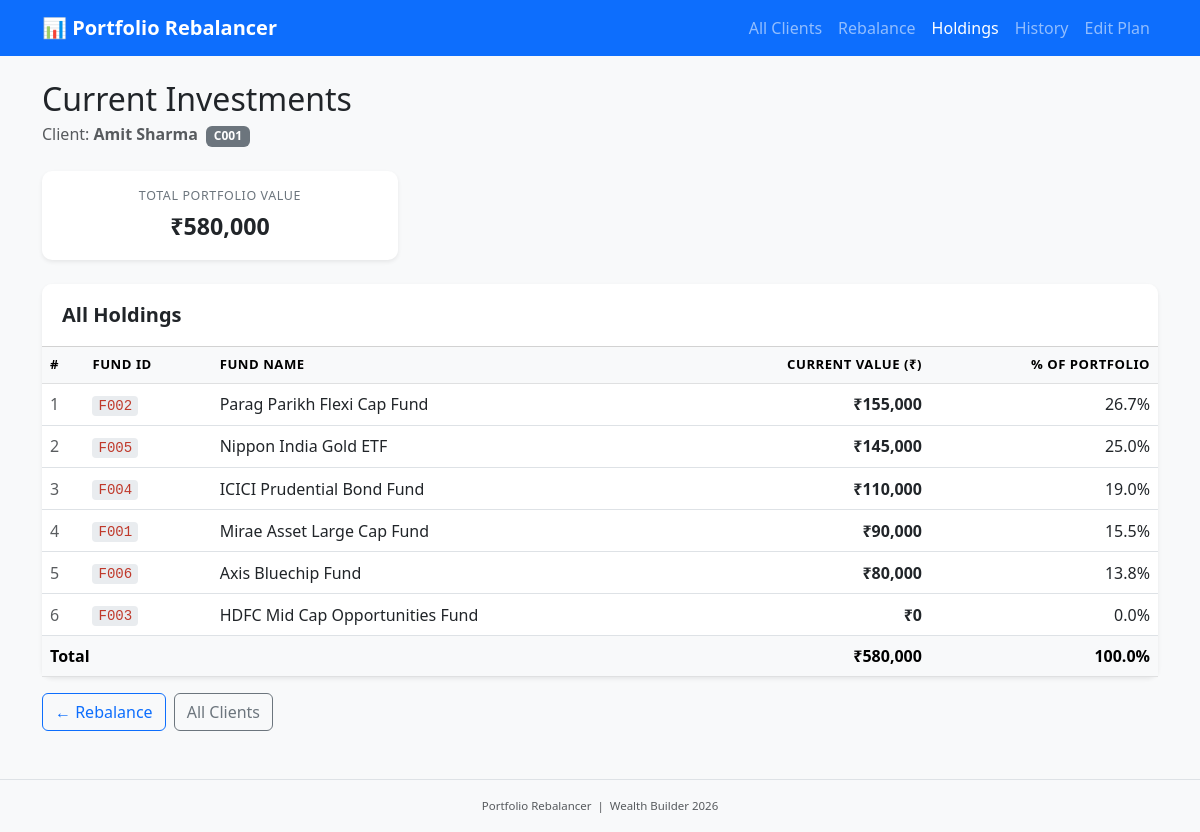
The page /client/C001/holdings on the database its author committed.
### tables this page shows
CREATE TABLE clients (
  client_id       TEXT PRIMARY KEY,
  client_name     TEXT NOT NULL,
  total_invested  REAL NOT NULL
);

CREATE TABLE client_holdings (
  holding_id      INTEGER PRIMARY KEY AUTOINCREMENT,
  client_id       TEXT NOT NULL,
  fund_id         TEXT NOT NULL,
  fund_name       TEXT NOT NULL,
  current_value   REAL NOT NULL,
  FOREIGN KEY(client_id) REFERENCES clients(client_id)
);

### app.py (the view)
@app.route("/client/<client_id>/holdings")
def holdings(client_id):
    conn   = get_db()
    client = get_client(conn, client_id)
    if client is None:
        conn.close()
        abort(404)
    rows = conn.execute(
        "SELECT fund_id, fund_name, current_value FROM client_holdings "
        "WHERE client_id = ? ORDER BY current_value DESC",
        (client_id,)
    ).fetchall()
    total_value = sum(r["current_value"] for r in rows)
    conn.close()
    return render_template("holdings.html", client=client, rows=rows, total_value=total_value)

### app.py (called while the page is built)
def get_db():
    conn = sqlite3.connect(DB_PATH)
    conn.row_factory = sqlite3.Row
    return conn

def get_client(conn, client_id):
    return conn.execute(
        "SELECT client_id, client_name, total_invested FROM clients WHERE client_id = ?",
        (client_id,)
    ).fetchone()

### templates/holdings.html (shortened to what this page needs)
{% extends "base.html" %}
{% block content %}
<h2 class="mb-1">Current Investments</h2>
<p class="text-muted mb-4">
  Client: <strong>{{ client.client_name }}</strong>
  <span class="badge bg-secondary ms-1">{{ client.client_id }}</span>
</p>
<div class="row mb-4">
  <div class="col-md-4">
    <div class="card shadow-sm border-0">
      <div class="card-body text-center">
        <div class="summary-label">Total Portfolio Value</div>
        <div class="summary-amount text-dark">₹{{ "{:,.0f}".format(total_value) }}</div>
      </div>
    </div>
  </div>
</div>
<div class="card shadow-sm border-0">
  <div class="card-header bg-white fw-semibold fs-5">All Holdings</div>
  <div class="card-body p-0">
    <div class="table-responsive">
      <table class="table table-hover align-middle mb-0">
        <thead class="table-light">
          <tr>
            <th>#</th>
            <th>Fund ID</th>
            <th>Fund Name</th>
            <th class="text-end">Current Value (₹)</th>
            <th class="text-end">% of Portfolio</th>
          </tr>
        </thead>
        <tbody>
          {% for row in rows %}
          <tr>
            <td class="text-muted">{{ loop.index }}</td>
            <td><code>{{ row.fund_id }}</code></td>
            <td>{{ row.fund_name }}</td>
            <td class="text-end fw-semibold">₹{{ "{:,.0f}".format(row.current_value) }}</td>
            <td class="text-end">
              {% if total_value > 0 %}{{ "%.1f"|format(row.current_value / total_value * 100) }}%
              {% else %}0.0%{% endif %}
            </td>
          </tr>
          {% endfor %}
        </tbody>
        <tfoot class="table-light fw-bold">
          <tr>
            <td colspan="3">Total</td>
            <td class="text-end">₹{{ "{:,.0f}".format(total_value) }}</td>
            <td class="text-end">100.0%</td>
          </tr>
        </tfoot>
      </table>
    </div>
  </div>
</div>
<div class="mt-3 d-flex gap-2">
  <a href="/client/{{ client.client_id }}" class="btn btn-outline-primary">← Rebalance</a>
  <a href="/" class="btn btn-outline-secondary">All Clients</a>
</div>
{% endblock %}

### static/style.css (style rules this page uses)
body { background-color: #f8f9fa; font-family: 'Segoe UI', system-ui, sans-serif; }
.summary-label { font-size: 0.78rem; text-transform: uppercase; letter-spacing: 0.05em; color: #6c757d; margin-bottom: 4px; }
.summary-amount { font-size: 1.45rem; font-weight: 700; }
th { font-size: 0.82rem; text-transform: uppercase; letter-spacing: 0.04em; color: #495057; }
code { background: #e9ecef; padding: 2px 6px; border-radius: 4px; font-size: 0.88rem; color: #c0392b; }
.card { border-radius: 10px; }
.card-header { border-radius: 10px 10px 0 0 !important; padding: 1rem 1.25rem; }

### rows shown on the page
clients: client_name "Amit Sharma", client_id "C001"
client_holdings: fund_id "F002", fund_name "Parag Parikh Flexi Cap Fund", current_value "155,000", row.current_value/total_value*100 "26.7"
client_holdings: fund_id "F005", fund_name "Nippon India Gold ETF", current_value "145,000", row.current_value/total_value*100 "25.0"
client_holdings: fund_id "F004", fund_name "ICICI Prudential Bond Fund", current_value "110,000", row.current_value/total_value*100 "19.0"
client_holdings: fund_id "F001", fund_name "Mirae Asset Large Cap Fund", current_value "90,000", row.current_value/total_value*100 "15.5"
client_holdings: fund_id "F006", fund_name "Axis Bluechip Fund", current_value "80,000", row.current_value/total_value*100 "13.8"
client_holdings: fund_id "F003", fund_name "HDFC Mid Cap Opportunities Fund", current_value "0", row.current_value/total_value*100 "0.0"

### other values the page prints
{{ "{:,.0f}".format(total_value) }} "580,000"
